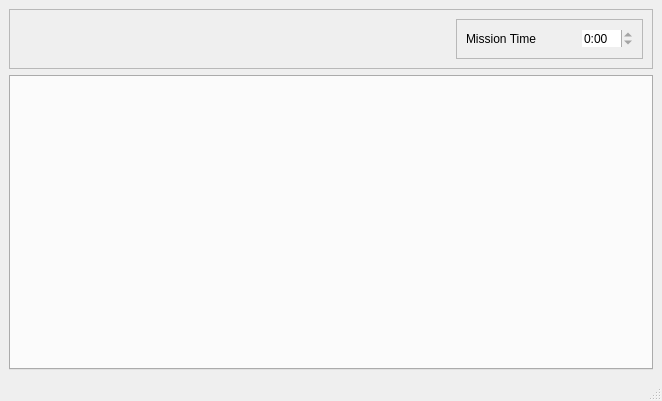
<?xml version="1.0" encoding="UTF-8"?>
<ui version="4.0">
 <class>core_app_form</class>
 <widget class="QMainWindow" name="core_app_form">
  <property name="geometry">
   <rect>
    <x>0</x>
    <y>0</y>
    <width>662</width>
    <height>401</height>
   </rect>
  </property>
  <property name="windowTitle">
   <string>MainWindow</string>
  </property>
  <widget class="QWidget" name="centralwidget">
   <layout class="QVBoxLayout" name="verticalLayout">
    <item>
     <widget class="QFrame" name="frame_2">
      <property name="frameShape">
       <enum>QFrame::StyledPanel</enum>
      </property>
      <property name="frameShadow">
       <enum>QFrame::Raised</enum>
      </property>
      <layout class="QHBoxLayout" name="horizontalLayout_2">
       <item>
        <spacer name="horizontalSpacer_2">
         <property name="orientation">
          <enum>Qt::Horizontal</enum>
         </property>
         <property name="sizeHint" stdset="0">
          <size>
           <width>40</width>
           <height>20</height>
          </size>
         </property>
        </spacer>
       </item>
       <item>
        <widget class="QFrame" name="frame">
         <property name="sizePolicy">
          <sizepolicy hsizetype="Fixed" vsizetype="Fixed">
           <horstretch>0</horstretch>
           <verstretch>0</verstretch>
          </sizepolicy>
         </property>
         <property name="frameShape">
          <enum>QFrame::StyledPanel</enum>
         </property>
         <property name="frameShadow">
          <enum>QFrame::Raised</enum>
         </property>
         <layout class="QHBoxLayout" name="horizontalLayout">
          <item>
           <widget class="QLabel" name="label">
            <property name="sizePolicy">
             <sizepolicy hsizetype="Fixed" vsizetype="Preferred">
              <horstretch>0</horstretch>
              <verstretch>0</verstretch>
             </sizepolicy>
            </property>
            <property name="text">
             <string>Mission Time</string>
            </property>
           </widget>
          </item>
          <item>
           <spacer name="horizontalSpacer">
            <property name="orientation">
             <enum>Qt::Horizontal</enum>
            </property>
            <property name="sizeHint" stdset="0">
             <size>
              <width>40</width>
              <height>20</height>
             </size>
            </property>
           </spacer>
          </item>
          <item>
           <widget class="QTimeEdit" name="timeEdit">
            <property name="sizePolicy">
             <sizepolicy hsizetype="Fixed" vsizetype="Fixed">
              <horstretch>0</horstretch>
              <verstretch>0</verstretch>
             </sizepolicy>
            </property>
            <property name="frame">
             <bool>false</bool>
            </property>
            <property name="readOnly">
             <bool>true</bool>
            </property>
            <property name="displayFormat">
             <string>h:mm</string>
            </property>
           </widget>
          </item>
         </layout>
        </widget>
       </item>
      </layout>
      <zorder>frame</zorder>
      <zorder>frame</zorder>
      <zorder>horizontalSpacer_2</zorder>
     </widget>
    </item>
    <item>
     <widget class="QTabWidget" name="guiTabber">
      <property name="sizePolicy">
       <sizepolicy hsizetype="MinimumExpanding" vsizetype="MinimumExpanding">
        <horstretch>0</horstretch>
        <verstretch>0</verstretch>
       </sizepolicy>
      </property>
      <property name="minimumSize">
       <size>
        <width>644</width>
        <height>273</height>
       </size>
      </property>
     </widget>
    </item>
   </layout>
   <zorder>guiTabber</zorder>
   <zorder>label</zorder>
   <zorder>frame_2</zorder>
  </widget>
  <widget class="QMenuBar" name="menubar">
   <property name="geometry">
    <rect>
     <x>0</x>
     <y>0</y>
     <width>662</width>
     <height>22</height>
    </rect>
   </property>
  </widget>
  <widget class="QStatusBar" name="statusbar"/>
 </widget>
 <resources/>
 <connections/>
</ui>
